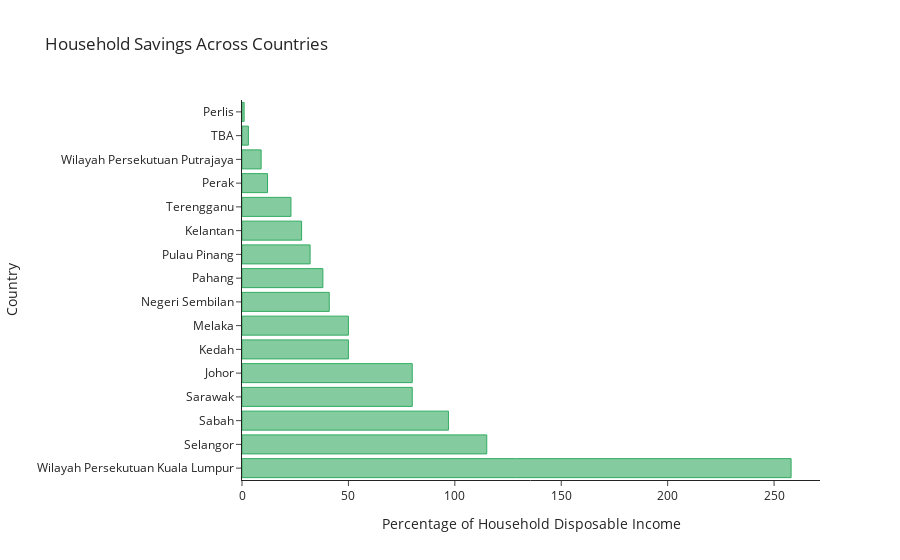

The cell this chart's notebook holds for it:
### Code cell
import plotly.graph_objects as go

state_count = df['State'].value_counts()
state = df['State'].unique()

fig = go.Figure()

fig.add_trace(go.Bar(
    x=state_count,
    y=state,
    marker=dict(
        color='rgba(50, 171, 96, 0.6)',
        line=dict(
            color='rgba(50, 171, 96, 1.0)',
            width=1
        )
    ),
    name='Household savings, percentage of household disposable income',
    orientation='h',
))

fig.update_layout(
    title='Household Savings Across Countries',
    xaxis_title='Percentage of Household Disposable Income',
    yaxis_title='Country',
    template='simple_white',
)

fig.show()

### Figure 1 — Plotly figure (JSON) as saved in the notebook; plotly's stock layout.template omitted (floating-point values rounded to 4 significant figures)
{"data": [{"marker": {"color": "rgba(50, 171, 96, 0.6)", "line": {"color": "rgba(50, 171, 96, 1.0)", "width": 1}}, "name": "Household savings, percentage of household disposable income", "orientation": "h", "type": "bar", "x": [258, 115, 99, 97, 80, 80, 50, 50, 41, 38, 32, 28, 23, 12, 9, 3, 1], "y": ["Wilayah Persekutuan Kuala Lumpur", "Selangor", null, "Sabah", "Sarawak", "Johor", "Kedah", "Melaka", "Negeri Sembilan", "Pahang", "Pulau Pinang", "Kelantan", "Terengganu", "Perak", "Wilayah Persekutuan Putrajaya", "TBA", "Perlis", "Labuan"]}], "layout": {"title": {"text": "Household Savings Across Countries"}, "xaxis": {"title": {"text": "Percentage of Household Disposable Income"}}, "yaxis": {"title": {"text": "Country"}}}}
